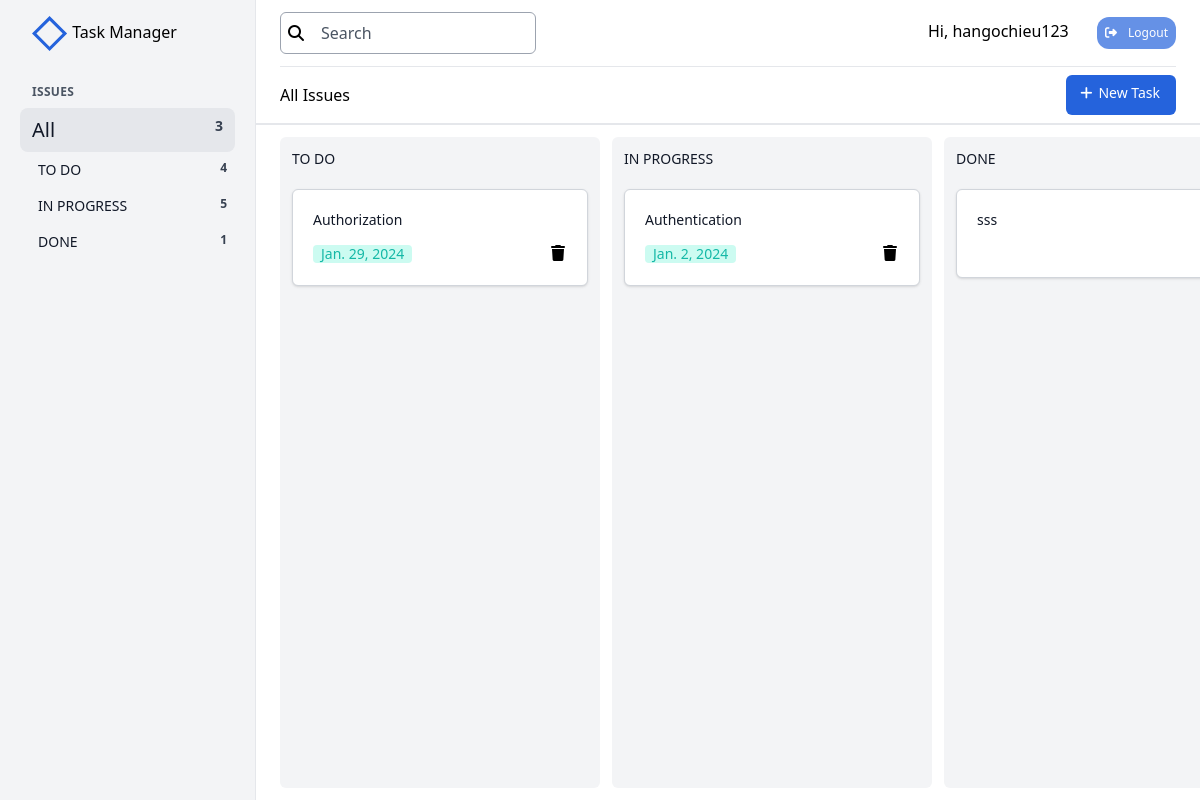
The app's page /home (signed in) with its own data.
### taskmanager/models.py (models this page shows, shortened)
class TaskState(models.Model):
    class Meta:
        verbose_name = 'Task\'s State'
        verbose_name_plural = 'Task\'s State'
    name = models.CharField(max_length=100)

class Task(models.Model):
    user = models.ForeignKey(UserInfo, related_name='tasks', on_delete=models.CASCADE)
    title = models.CharField(max_length=200)
    description = models.TextField(blank=True, null=True)
    image = models.ImageField(upload_to='static/images', blank=True, null=True)
    video = models.FileField(upload_to='static/videos', blank=True, null=True)
    created_at = models.DateTimeField(auto_now_add=True)
    modified_at = models.DateTimeField(auto_now=True)
    deadline = models.DateField(blank=True, null=True)
    state = models.ForeignKey(TaskState, on_delete=models.CASCADE, related_name='tasks')
    position = models.FloatField(blank=True, null=True)
    class Meta:
        ordering = ['position']

### taskmanager/views.py (the view, shortened to what this page needs)
# urls.py: path("home", views.IndexView.as_view(), name="home"),
class IndexView(LoginRequiredMixin, ListView):
    template_name = 'taskmanager/index.html'
    model = Task
    def get_context_data(self, **kwargs):
        context = super().get_context_data(**kwargs)
        user = self.request.user
        context['user_info'] = user
        states = TaskState.objects.all()
        context['states'] = states
        tasks = Task.objects.filter(user=user)
        if 'filter' in self.request.GET:
            key = self.request.GET['filter']
            tasks = tasks.filter(title__icontains=key)
            context['search_key'] = key
        context['tasks'] = tasks
        context['form'] = TaskForm()
        context['tasks_json'] = serialize('json', tasks)
        context['states_json'] = serialize('json', states)
        return context

### taskmanager/forms.py
class TaskForm(forms.Form):
    new_task_id = forms.IntegerField(required=False)
    new_task_title = forms.CharField(max_length=200)
    new_task_description = forms.CharField(max_length=1000)
    image = forms.ImageField(required=False)
    new_task_deadline = forms.DateField(required=False)
    new_task_state = forms.IntegerField()

### templates/taskmanager/index.html (shortened to what this page needs)
{% extends 'taskmanager/base.html' %}

### templates/taskmanager/base.html (shortened to what this page needs)
<!DOCTYPE html>
{% load static %}
{% load static tailwind_tags %}
<html lang="en">
<head>
    <link rel="stylesheet" href="https://cdnjs.cloudflare.com/ajax/libs/font-awesome/6.5.1/css/all.min.css" />
    <link rel="stylesheet" href="{% static 'css/mystyle.css' %}">
    {% tailwind_css %}
</head>
<body>
    <div id="app" class="h-screen flex">
        <div id="navbar" class="fixed z-30 inset-y-0 -translate-x-full left-0 w-64 px-8 py-4 bg-gray-100 border-r lg:static lg:inset-auto lg:translate-x-0">
            <div class="-mx-3 pl-3 pr-1 flex items-center justify-between">
                <div>
                    <span>Task Manager</span>
                </div>
            </div>
            <nav class="mt-8">
                <h3 class="text-xs font-semibold text-gray-600 uppercase tracking-wide">Issues</h3>
                <div class="mt-2 -mx-3">
                    <a href="#" class="flex justify-between px-3 py-2 bg-gray-200 rounded-lg">
                        <span class="text-xl font-medium text-gray-900">All</span>
                        <span class="text-sm font-semibold text-gray-700">{{tasks.count}}</span>
                    </a>
                    <ul class="ml-2.5 text-sm">
                    {% for state in states %}
                        <li class="flex justify-between px-2 py-2 rounded-lg">
                            <span class="text-sx font-medium text-gray-900">{{state.name}}</span>
                            <span id="state-{{state.id}}" class="count-state text-xs font-semibold text-gray-700">{{state.tasks.count}}</span>
                        </li>
                    {% endfor %}
                    </ul>
                </div>
            </nav>
        </div>
        <div class="flex-1 min-w-0 flex flex-col bg-white">
            <div class="flex-shrink-0 border-b-2 border-gray-200">
                <header class="px-6">
                    <div class="flex justify-between items-center py-3 border-b border-gray-200">
                        <div class="flex items-center flex-1">
                            <form class="ml-4 relative w-64 lg:ml-0" method="get" action="{% url 'home' %}">
                                <span class="absolute inset-y-0 left-0 pl-2 flex items-center"><i class="fa-solid fa-magnifying-glass"></i></span>
                                <input class="block w-full rounded-md border border-gray-400 pl-10 pr-4 py-2 text-gray-900 placeholder-gray-600"
                                       name="filter"
                                       placeholder="Search" />
                            </form>
                        </div>
                        <div class="flex items-center">
                            {% if user.is_authenticated %}
                            <form method="POST" action="{% url 'logout' %}">
                                <span>Hi, {{user.username}}</span>
                                <button class="ml-6 bg-[#2563DC] rounded-xl px-2 py-2 text-xs font-medium text-white opacity-70 hover:opacity-50">
                                    <i class="fa-solid fa-right-from-bracket"></i>
                                    <span class="ml-2">Logout</span>
                                </button>
                            </form>
                            {% endif %}
                        </div>
                    </div>
                    <div class="flex items-center justify-between py-2">
                        <div>
                            <h2>All Issues</h2>
                        </div>
                        <div class="flex justify-center items-center">
                            <button onclick="new_task_modal.showModal()" class="btn ml-5 flex justify-center items-center pr-4 pl-2 py-2 text-sm font-medium text-white bg-[#2563DC] hover:opacity-90 rounded-md">
                                <span class="h-6 w-6"><i class="fa-solid fa-plus"></i></span>
                                <span class="h-6">New Task</span>
                            </button>
                        </div>
                    </div>
                </header>
            </div>
            <div class="flex-1 overflow-auto">
                {% if user.is_authenticated %}
                <main class="p-3 h-full inline-flex overflow-hidden">
                    {% for state in states %}
                    <div data-state-id="{{state.id}}" class="ml-3 flex-shrink-0 flex flex-col w-80 bg-gray-100 rounded-md">
                        <h3 class="flex-shrink-0 pt-3 pb-1 px-3 text-sm font-medium text-gray-900">{{state.name}}</h3>
                        <div class="flex-1 min-h-0 overflow-y-auto swim-lane">
                            <ul class="pt-1 pb-3 px-3">
                                {% for task in tasks %}
                                    {% if task.state.name == state.name %}
                                    <li class="mt-3 task" data-task-id="{{task.id}}" draggable="true">
                                        <div class="p-5 bg-white rounded-md shadow border border-gray-300 hover:border-2 hover:ring-blue-500 hover:border-blue-500">
                                            <div class="leading-snug mb-1 text-sm font-medium text-gray-900 break-words overflow-y-hidden">
                                                <span>{{task.title}}</span>
                                            </div>
                                            <div >
                                                <div class="flex justify-between items-baseline overflow-y-hidden">
                                                    <div class="flex-shrink-0 mt-2">
                                                        {% if task.deadline %}
                                                            <span class="deadline px-2 leading-tight inline-flex items-center bg-teal-100 rounded text-sm font-medium text-teal-500">{{task.deadline}}</span>
                                                        {% endif %}
                                                    </div>
                                                    <div class="flex-shrink-0 flex flex-row gap-2">
                                                        <a data-task-id="{{task.id}}" href="{% url 'delete' pk=task.id %}" class="btn-delete hover:opacity-50"><i class="h-4 w-4 fa-solid fa-trash"></i></a>
                                                    </div>
                                                </div>
                                            </div>
                                        </div>
                                    </li>
                                    {% endif %}
                                {% endfor %}
                            </ul>
                        </div>
                    </div>
                    {% endfor %}
                </main>
                {% endif %}
            </div>
        </div>
    </div>
</body>
</html>

### records on screen
TaskState: name "TO DO", tasks.count "4"
TaskState: name "IN PROGRESS", tasks.count "5"
TaskState: name "DONE", tasks.count "1"
Task: title "Authorization", deadline "Jan. 29, 2024"
Task: title "Authentication", deadline "Jan. 2, 2024"
Task: title "sss"

### other values on screen
{{ tasks.count }} "3"
{{ user.username }} "hangochieu123"
